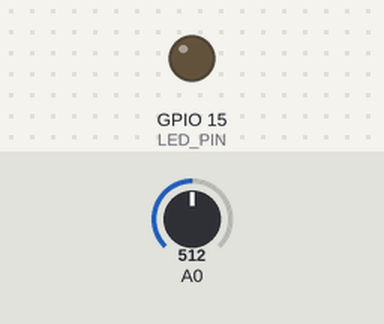
A sketch run on a simulated ESP8266 (NodeMCU). Parts: output pins drawn as LEDs (lit = HIGH). Inputs (shaded band) come from the test bench; at power-on: A0 = 512 (analog values on the 0–1023 scale). What the sketch prints to the serial monitor is not drawn.

Above: at 0.05 s.
At 9.8 s:
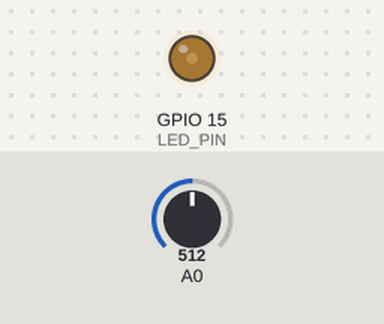
At 19.7 s:
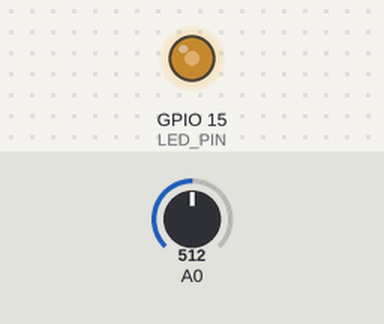
At 39.5 s:
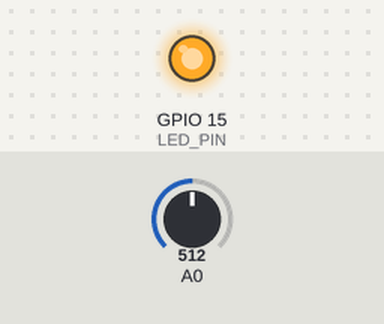
Timing chart, 0 to 57.7 s (numbered marks = the images above):
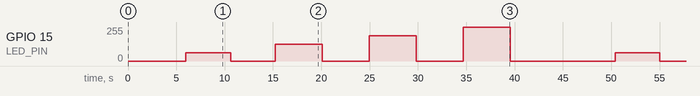

Measured:
- by itself, GPIO 15 (LED_PIN): repeats every 44.4 s: 0/255 4.6 s, 127/255 4.9 s, 0/255 4.9 s, 191/255 4.9 s, 0/255 4.9 s, 255/255 4.9 s, 0/255 10.9 s, 63/255 4.6 s

The sketch:

2nd_3rdLab.ino
```cpp
#include <math.h>

const int LED_PIN = 15;
const int DAC_RANGE = 4096-1;
const float VCC = 3.3;
const int resistor = 10000;

void setup() {
  Serial.begin(115200);
  analogReadResolution(12); //default is 10
  analogWriteFreq(60000); //60KHz, about max
  analogWriteRange(DAC_RANGE); //100% duty cycle
}

void loop() {
  delay(5000);
  calculateTau();

}

void calculateTau(){
  int read_adc;
  long start = micros();

  analogWrite(LED_PIN, 0);
  delay(1000);
  read_adc = analogRead(A0); // read analog voltage
  Serial.print(micros()-start);Serial.print(" ");Serial.println(read_adc);

  for (int i = 1; i <= 4; i++) {
    analogWrite(LED_PIN, i*DAC_RANGE/4);
    for (int j = 0; j < 3000; j++) {
      read_adc = analogRead(A0); // read analog voltage
      Serial.print(micros()-start);Serial.print(" ");Serial.println(read_adc);
      delayMicroseconds(5);
    }

    delay(1000);
    read_adc = analogRead(A0); // read analog voltage
    Serial.print(micros()-start);Serial.print(" ");Serial.println(read_adc);

    analogWrite(LED_PIN, 0);
    for (int j = 0; j < 3000; j++) {
      read_adc = analogRead(A0); // read analog voltage
      Serial.print(micros()-start);Serial.print(" ");Serial.println(read_adc);
      delayMicroseconds(5);
    }
    delay(1000);
    read_adc = analogRead(A0); // read analog voltage
    Serial.print(micros()-start);Serial.print(" ");Serial.println(read_adc);
  }
}
```
